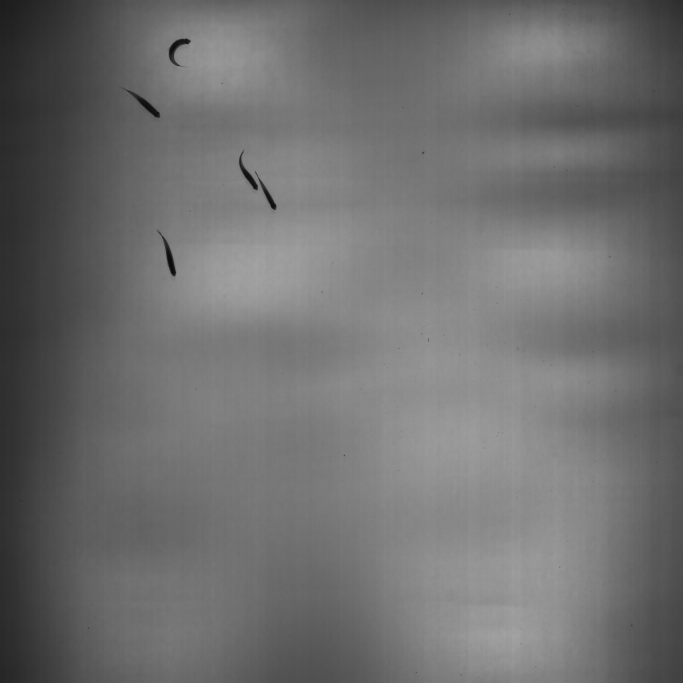
#> input picture zf-shoal-00004.jpg, 2048 x 2048 px (shown at 1/3 size)
$ jupyter execute --allow-errors lab-2-thresholding-blob-analysis.ipynb   (shell and % lines are left out)
#> lines starting #> are read from the running program, lines starting #| are printed output that depends on the picture; after the words box and inside, x2 and y2 are one past the last pixel; in counts of white or black regions, pixels touching at a corner belong together
# Lab 2: Thresholding and blob analysis

# Intro to Image Processing

##Step 1: Load the Dependencies

> This section loads some required libraries used in this notebook: **numpy**, **pandas**, **cv2**, **skimage**, **PIL**, **matplotlib**

*   [Numpy](https://www.numpy.org/) is an array manipulation library, used for linear algebra, Fourier transform, and random number capabilities.
*   [Pandas](https://pandas.pydata.org/) is a library for data manipulation and data analysis.
*   [CV2](https://opencv-python-tutroals.readthedocs.io/en/latest/py_tutorials/py_gui/py_image_display/py_image_display.html) is a library for computer vision tasks.
*   [Skimage](https://scikit-image.org/) is a library which supports image processing applications on python.
*   [Matplotlib](https://matplotlib.org/) is a library which generates figures and provides graphical user interface toolkit.

[cell 1]
import numpy as np
import pandas as pd
import cv2 as cv
import os
from google.colab import files
from google.colab.patches import cv2_imshow # for image display
from skimage import io
from PIL import Image
import matplotlib.pyplot as plt
import sys

##Step 2: Read Image from Urls

> In this step we will read images from urls, and display them using openCV, please note the difference when reading images in RGB and BGR format. The default input color channels are in BGR (Blue, Green, Red) format for openCV.

[cell 2]
# Create a list of urls of the images
urls = ["https://placekitten.com/800/500",
        "https://placekitten.com/600/400"]

# Read and display the images

#> (the rest of this cell did not finish here and is left out)

#### ToDo #1: Read an image from a URL and display it

Image source examples:

[Place Kitten](https://placekitten.com/) - use the base Place Kitten URL followed by a width and height separated by backslashes ''/''. For example, use the URL `https://placekitten.com/500/300` to fetch a cat image with a width of 500px and height of 300px.

[Google Image search](https://www.google.com/imghp?hl=en) - search for an image. Left-click one of the returned images, then right-click on the full image, and then select "Copy Image Address".

[cell 3]
# [5 lines of commented-out code are left out]

##Step 3: Image Data and Histograms

[cell 4]
# wedge-tailed eagle photo
eagle_url = "https://upload.wikimedia.org/wikipedia/commons/thumb/0/03/Wedge-tailed_Eagle_It_is_Not_Even_Playing_the_Game%21_%2850096251297%29.jpg/513px-Wedge-tailed_Eagle_It_is_Not_Even_Playing_the_Game%21_%2850096251297%29.jpg"

#> (a cell that did not finish here is left out)

#> (a cell that did not finish here is left out)

Note: **uint8** means that we have a matrix of 8-bit unsigned integers

### Generate a histogram of the color image
Sometimes you want to enhance the contrast in your image or expand the contrast in a particular region. A good tool to find interesting regions is the histogram, which shows a frequency distribution of the color values in an image. To create a histogram of our image data, we use the matplotlib.pyplot `hist()` function.

More info: [Histogram](https://matplotlib.org/stable/api/_as_gen/matplotlib.pyplot.hist.html#matplotlib.pyplot.hist)

Display the histogram of all the pixels in the color image with `plt.hist()`

#> (a cell that did not finish here is left out)

**Question:**
What do you think the four peaks in the eagle histogram correspond to?

**Response:**

####ToDo #2: Plot a histogram of your image `myImg_rgb`

Be sure to add axis labels and a title

[cell 8]
## plt.hist(myImg_rgb.ravel(),bins = 256, range = [0,256])
##
##
##
##

Now we'll display the histogram of each color channel (B, G, R)

[cell 9]
# Set colors for plotting each channel
color = ('b','g','r')
#> (the rest of this cell did not finish here and is left out)

Notice that the blue channel has a large peak at a value of around 90. This corresponds to the pixels that comprise the sky in the eagle image.

####ToDo #3 Plot a histogram of each color for your image

[cell 10]
## Code in this cell

##Step 4: Grayscale

#> (a cell that did not finish here is left out)

#> (a cell that did not finish here is left out)

**Note:** The frequency of the image histogram has decreased by about 1/3 of the histogram of color image.

We can see why by looking at the dimensions of the original color image and of the grayscale image.

To do this we'll view the shape of the image matrix. The first two dimensions `(M, N)` correspond to the number of rows and columns of the image, respectively.

#> (a cell that did not finish here is left out)

#### ToDo #4: Display the grayscale of your image and generate its histogram

[cell 14]
## grayscale

[cell 15]
## grayscale histogram

# Thresholding
Thresholding converts images to binary images, which we can then use to localize objects and obtain information about their size, shape, and position.

[cell 16]
## Helper function to plot multiple images
def plot_img(images, titles):
  fig, axs = plt.subplots(nrows = 1, ncols = len(images), figsize = (15, 15))
  for i, p in enumerate(images):
    axs[i].imshow(p, 'gray')
    axs[i].set_title(titles[i])
    #axs[i].axis('off')
  plt.show()

**Side Note:** Here we are using a different method to display images. We are calling the `plt.imshow()` method, which reads an `(M, N, 3)` image as RGB values rather than BGR like `cv2_imshow()`.

[cell 17]
# Download a useful image for the following sections of the tutorial

To load an image using OpenCV, we can use the `imread()` function

[cell 18]
# Import the fish image
im1 = cv.imread('zf-shoal-00004.jpg')
#> im1 is the input picture: shape (2048, 2048, 3); min 9, max 170, mean 110.7

[cell 19]
# Display the image
cv2_imshow(im1)

If this was a python script or Jupyter notebook running locally on your machine, you could read an image with a function call similar to the following:

`im = cv.imread('/image/path/image_name.jpg')`

[cell 20]
# Image dimensions
print('Original Dimensions : ', im1.shape)
#| Original Dimensions :  (2048, 2048, 3)

This image is large, let's resize for efficiency and easier viewing

[cell 21]
# scale factor (0 to 1, where 1 returns the original size)
scale_factor = 0.5

# generate dimensions for resized image
width = int(im1.shape[1] * scale_factor)
height = int(im1.shape[0] * scale_factor)
dim = (width, height)

# resize image
im2 = cv.resize(im1, dim, interpolation = cv.INTER_AREA)

print('Resized Dimensions : ', im2.shape)
#| Resized Dimensions :  (1024, 1024, 3)

[cell 22]
# Display the resized image
cv2_imshow(im2)

## Simple Thresholding
If a pixel value is greater than the threshold value, it is assigned one value (may be white), else it is assigned another value (may be black). The function used is
```
cv.threshold(img, thresh_value, maxVal, style)
```
*   First argument is the source image (typically a grayscale image).
*   Second argument is the threshold value which is used to classify the pixel values.
*   Third argument is the maxVal which represents the value to be given if pixel value is more than (sometimes less than) the threshold value.
*   Third argument is the style of thresholding. OpenCV provides different styles of thresholding. We'll only try out the first two, but you can try the others yourself by providing the desired arugment.

  1.  *cv.THRESH_BINARY*
  2.  *cv.THRESH_BINARY_INV*
  3.  *cv.THRESH_TRUNC*
  4.  *cv.THRESH_TOZERO*
  5.  *cv.THRESH_TOZERO_INV*


**I(x, y)** is the intensity at the point, or the pixel value at (x, y).

Two outputs are obtained from the `cv.threshold()` function. The first one is a **retval**, the threshold used (or caluclated) by the thresholding method. Second output is the thresholded image.

###Binary

[cell 23]
## Binary Thresholding

# set the desired threshold value
thresh_val = 70

# Convert to grayscale
im2_gray = cv.cvtColor(im2, cv.COLOR_BGR2GRAY)

# apply thresholding
ret, im2_binary = cv.threshold(im2_gray, thresh_val, 255, cv.THRESH_BINARY)
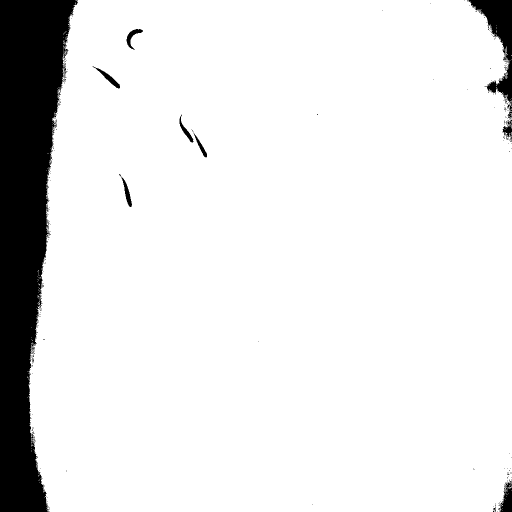
#> im2_binary: shape (1024, 1024) (shown at 1/2 size); 89.9% white; 362 black regions (351 under 20 px), largest, box (x1, y1, x2, y2) and area: (0, 0, 156, 1024) 94776, (934, 0, 1024, 239) 6805, (997, 962, 1024, 1024) 981
#> ret = 70

# Plot the images
images = [im2, im2_gray, im2_binary]
titles = ['Original image', 'Grayscale', 'THRESH_BINARY']
plot_img(images, titles)
#> the loop in plot_img, `for i, p in enumerate(images):` made 3 passes
#> in plot_img, `plt.show()`:
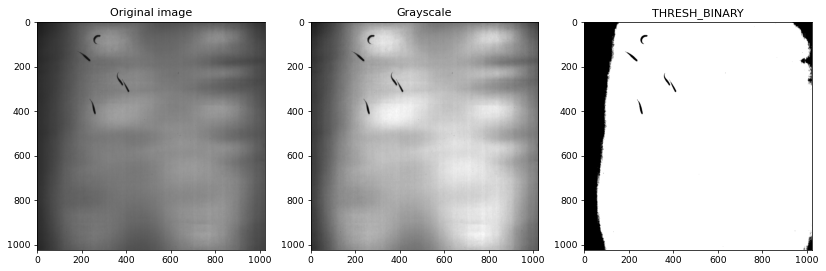
#> figure drawn by matplotlib, 3 panels

#### ToDo #5: Modify the threshold value to describe its effect.
Do this multiple times for **thresh_val** between 0 and 255.

[cell 24]
# set the threshold value
thresh_val = 30

# apply thresholding
ret, binary = cv.threshold(im2_gray, thresh_val, 255, cv.THRESH_BINARY)
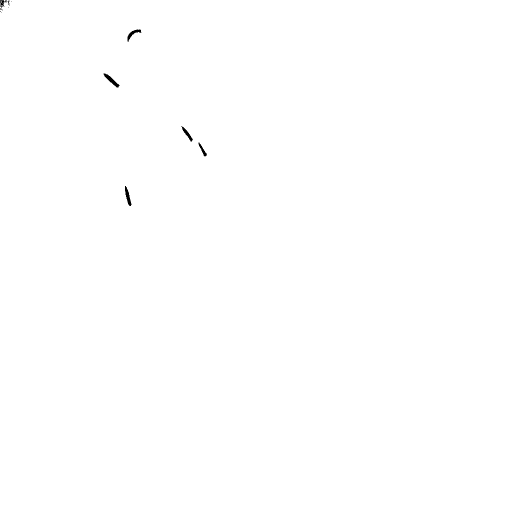
#> binary: shape (1024, 1024) (shown at 1/2 size); 99.9% white; 22 black regions (16 under 20 px), largest, box (x1, y1, x2, y2) and area: (207, 147, 239, 175) 267, (250, 372, 263, 412) 233, (255, 59, 283, 84) 205, (363, 252, 386, 283) 187, (397, 285, 414, 313) 138, (0, 0, 9, 16) 83
#> ret = 30

# Plot the images
images = [im2_gray, binary]
titles = ['Graysclae Image', 'THRESH_BINARY']
plot_img(images, titles)
#> the loop in plot_img (call 2), `for i, p in enumerate(images):` made 2 passes
#> in plot_img (call 2), `plt.show()`:
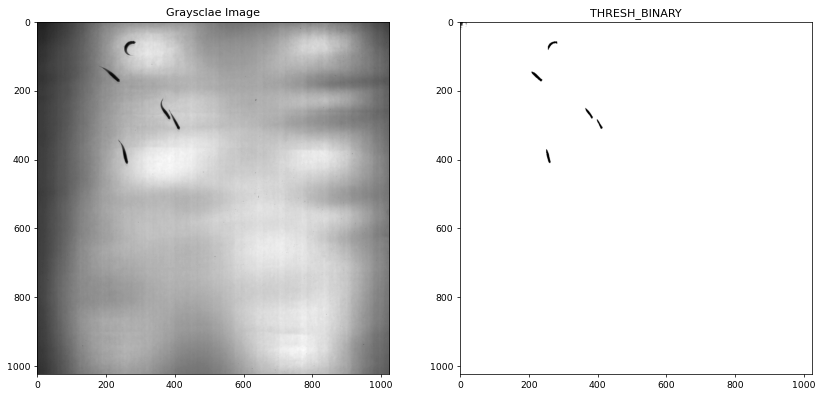
#> figure drawn by matplotlib, 2 panels

#### Describe effect of `thresh_val` here:

###Binary Inverse

[cell 25]
## Binary Inverse Thresholding
thresh_val = 80
ret, im_binary_inv = cv.threshold(im2_gray, thresh_val, 255, cv.THRESH_BINARY_INV)
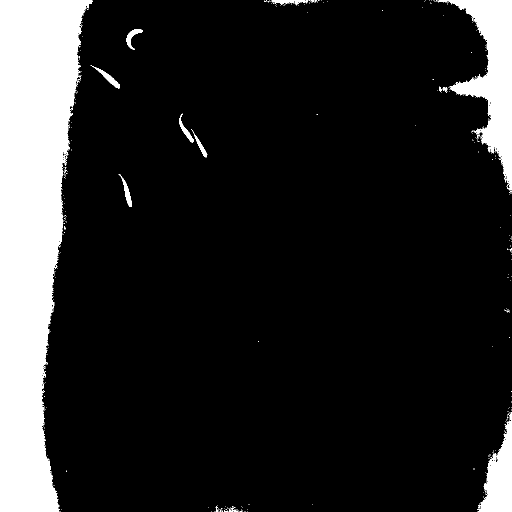
#> im_binary_inv: shape (1024, 1024) (shown at 1/2 size); 14.5% white; 560 white regions (546 under 20 px), largest, box (x1, y1, x2, y2) and area: (0, 0, 186, 1024) 121430, (897, 0, 1024, 381) 20566, (955, 824, 1024, 1024) 6805
#> ret = 80

# Plot the images
images = [im2_gray, im_binary_inv]
titles = ['Graysclae Image', 'THRESH_BINARY_INV']
plot_img(images, titles)

**Note:** This method could be very useful for blob analysis (next Section) on this image because the objects of interest are considered foreground (white) pixels.

## Otsu’s Binarization
Otsu’s Binarization is used to perform automatic image thresholding. It automatically calculates a threshold value from the image histogram for a bimodal image. A bimodal image is an image with two distinct peaks (or humps) in its histogram.

We use the usual threshold function `cv.threshold()`, but pass an extra flag, *cv.THRESH_OTSU*. For threshold value, simply pass zero. Then the algorithm finds the optimal threshold value which is returned as `retVal`. If Otsu thresholding is not used, retVal is same as the threshold value you input.

[cell 26]
# global thresholding
ret_binary, img_binary = cv.threshold(im2_gray, 80, 255, cv.THRESH_BINARY)
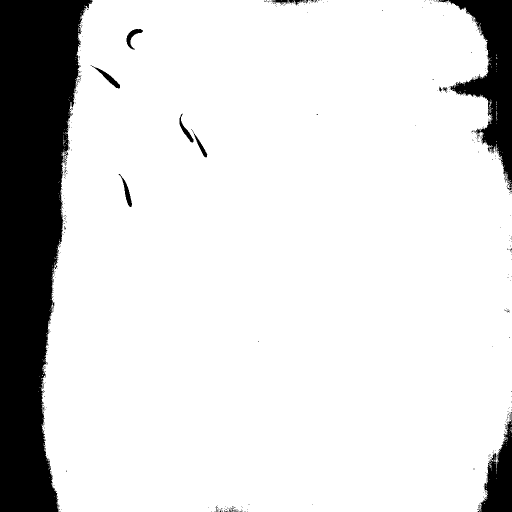
#> img_binary: shape (1024, 1024) (shown at 1/2 size); 85.5% white; 560 black regions (546 under 20 px), largest, box (x1, y1, x2, y2) and area: (0, 0, 186, 1024) 121430, (897, 0, 1024, 381) 20566, (955, 824, 1024, 1024) 6805

# Otsu's thresholding
ret_otsu, img_otsu_binary = cv.threshold(im2_gray,0,255, cv.THRESH_BINARY+cv.THRESH_OTSU)
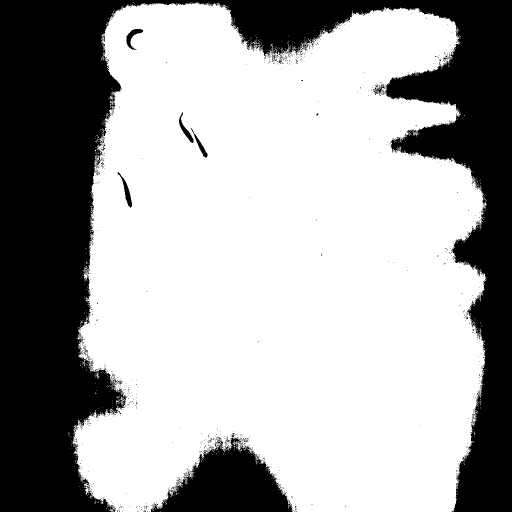
#> img_otsu_binary: shape (1024, 1024) (shown at 1/2 size); 65.8% white; 1230 black regions (1217 under 20 px), largest, box (x1, y1, x2, y2) and area: (0, 0, 1024, 1024) 330159, (301, 866, 585, 1024) 23566, (235, 344, 264, 415) 515
#> ret_otsu = 103

# Plot the images
images = [im2, img_binary, img_otsu_binary]
titles = ['Original image', 'THRESH_BINARY; retVal:' + str(ret_binary), 'THRESH_OTSU; retVal:' + str(ret_otsu)]
#> titles = ['Original image', 'THRESH_BINARY; retVal:80.0', 'THRESH_OTSU; retVal:103.0']
plot_img(images, titles)

As you can see, the automatic thresholding function doesn't guarantee better results. It depends a lot on the input image and what features you're interested in.

##Adaptive thresholding
In Simple thresholding, we used a global value as threshold value. But it may not be good in all the conditions where image has different lighting conditions in different areas. In that case, we go for adaptive thresholding. In this, the algorithm calculate the threshold for a small regions of the image. So we get different thresholds for different regions of the same image and it gives us better results for images with varying illumination.
```
cv.adaptiveThreshold(img, maxValue, adaptiveMethod, thresholdType, blockSize, C)
```
It has three ‘special’ input params and only one output argument.

*   **Adaptive Method** :
  1. cv.ADAPTIVE_THRESH_MEAN_C : threshold value is the mean of neighbourhood area.
  2. cv.ADAPTIVE_THRESH_GAUSSIAN_C : threshold value is the weighted sum of neighbourhood values where weights are a gaussian window.
*   **Block Size** - It decides the size of neighbourhood area.
*   **C** - It is just a constant which is subtracted from the mean or weighted mean calculated.

[cell 27]
# Adaptive Threshold Mean C
im_thresh_mean_c = cv.adaptiveThreshold(im2_gray, 255, cv.ADAPTIVE_THRESH_MEAN_C, cv.THRESH_BINARY, 11, 2)
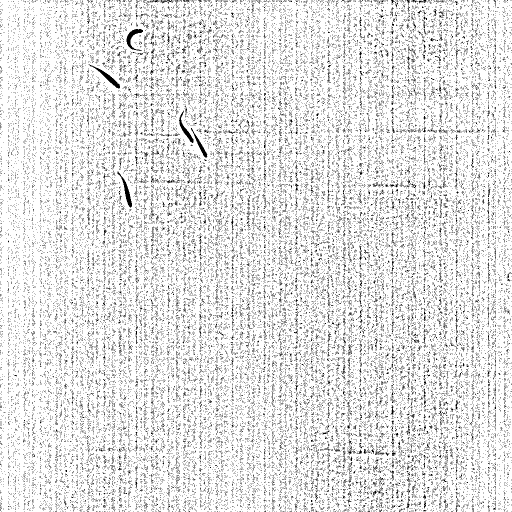
#> im_thresh_mean_c: shape (1024, 1024) (shown at 1/2 size); 89.3% white; black in thin lines or dots

# Plot the original, simple threshold, and adaptive threshold images
images = [im2_gray, im2_binary, im_thresh_mean_c]
titles = ['Graysclae Image', 'THRESH_BINARY', 'ADAPTIVE_THRESH_MEAN_C']
plot_img(images, titles)
#> (the rest of the program and of its run is left out)
